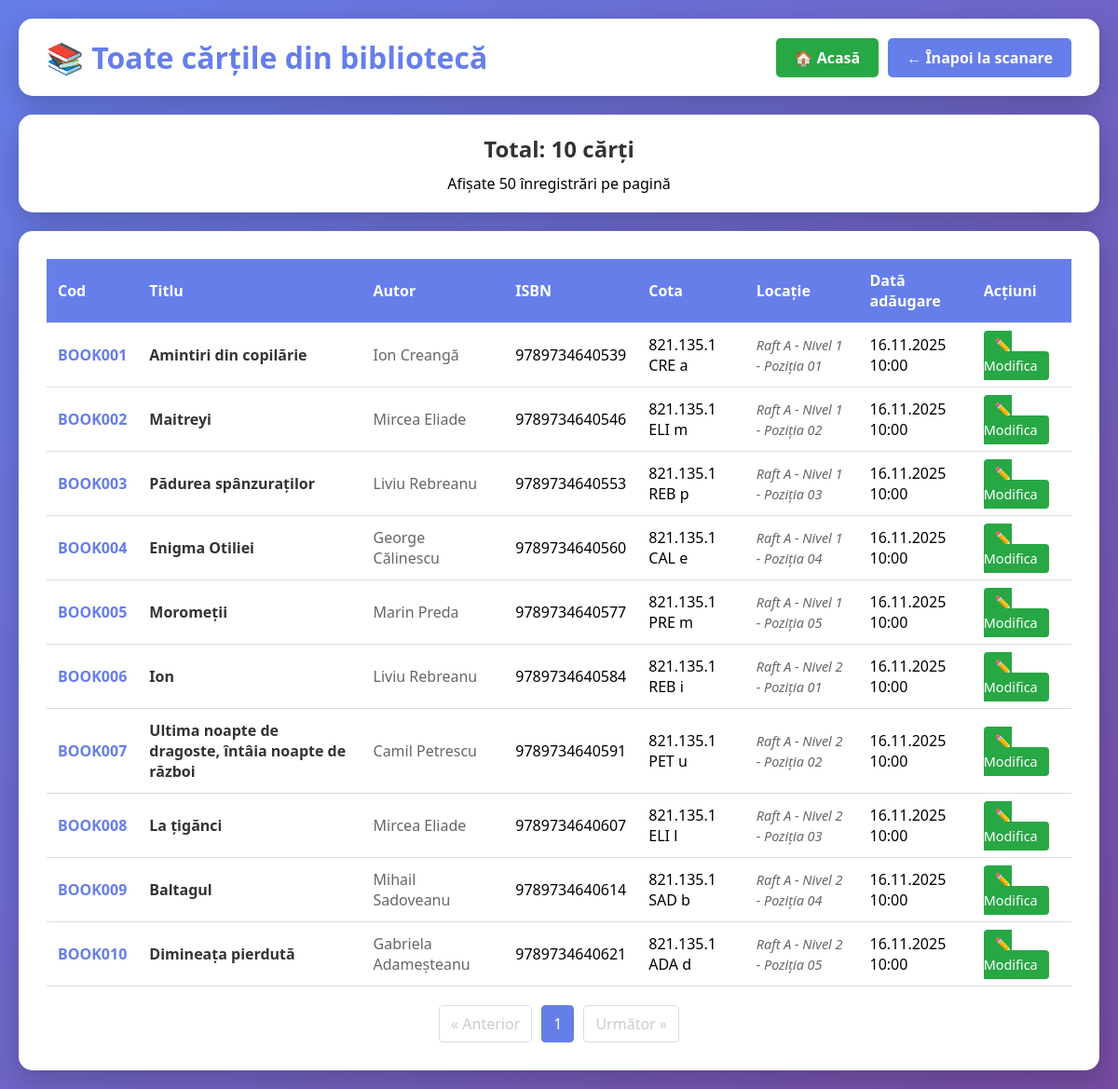
/carti.php, run on the app's committed database.
### tables this page shows
CREATE TABLE IF NOT EXISTS carti (
    id INT AUTO_INCREMENT PRIMARY KEY,
    cod_bare VARCHAR(50) UNIQUE NOT NULL,
    titlu VARCHAR(255) NOT NULL,
    autor VARCHAR(255),
    isbn VARCHAR(20),
    cota VARCHAR(50),
    raft VARCHAR(10),
    nivel VARCHAR(10),
    pozitie VARCHAR(10),
    locatie_completa VARCHAR(100) GENERATED ALWAYS AS (CONCAT('Raft ', raft, ' - Nivel ', nivel, ' - Poziția ', pozitie)) STORED,
    sectiune VARCHAR(50),
    observatii_locatie TEXT,
    data_adaugare TIMESTAMP DEFAULT CURRENT_TIMESTAMP,
    INDEX idx_cod_bare (cod_bare),
    INDEX idx_locatie (raft, nivel, pozitie),
    INDEX idx_cota (cota)
);

### carti.php (the view, shortened to what this page needs)
<?php
require_once 'config.php';
$records_per_page = 50;
$page = isset($_GET['page']) ? (int)$_GET['page'] : 1;
$page = max(1, $page);
$offset = ($page - 1) * $records_per_page;
$total_records = $pdo->query("SELECT COUNT(*) FROM carti")->fetchColumn();
$total_pages = ceil($total_records / $records_per_page);
$stmt = $pdo->prepare("
    SELECT
        id,
        cod_bare,
        titlu,
        autor,
        isbn,
        cota,
        raft,
        nivel,
        pozitie,
        locatie_completa,
        sectiune,
        data_adaugare
    FROM carti
    ORDER BY data_adaugare DESC
    LIMIT ? OFFSET ?
");
$stmt->bindValue(1, $records_per_page, PDO::PARAM_INT);
$stmt->bindValue(2, $offset, PDO::PARAM_INT);
$stmt->execute();
$carti = $stmt->fetchAll();
$prev_page = $page > 1 ? $page - 1 : null;
$next_page = $page < $total_pages ? $page + 1 : null;
function generatePaginationLink($page_num, $current_page) {
    $active_class = ($page_num == $current_page) ? 'active' : '';
    return "<a href=\"?page=$page_num\" class=\"$active_class\">$page_num</a>";
}
?>
<!DOCTYPE html>
<html lang="ro">
<head>
</head>
<body>
    <div class="container">
        <div class="header">
            <h1>📚 Toate cărțile din bibliotecă</h1>
            <div class="header-buttons">
                <a href="index.php" class="home-btn">🏠 Acasă</a>
                <a href="index.php" class="back-btn">← Înapoi la scanare</a>
            </div>
        </div>
        <div class="stats">
            <h2>Total: <?php echo number_format($total_records); ?> cărți</h2>
            <p>Afișate <?php echo $records_per_page; ?> înregistrări pe pagină</p>
        </div>
        <div class="content">
            <?php if (count($carti) > 0): ?>
                <table>
                    <thead>
                        <tr>
                            <th>Cod</th>
                            <th>Titlu</th>
                            <th>Autor</th>
                            <th>ISBN</th>
                            <th>Cota</th>
                            <th>Locație</th>
                            <th>Dată adăugare</th>
                            <th>Acțiuni</th>
                        </tr>
                    </thead>
                    <tbody>
                        <?php foreach ($carti as $carte): ?>
                            <tr>
                                <td><span class="book-code"><?php echo htmlspecialchars($carte['cod_bare']); ?></span></td>
                                <td><span class="book-title"><?php echo htmlspecialchars($carte['titlu']); ?></span></td>
                                <td><span class="book-author"><?php echo htmlspecialchars($carte['autor'] ?: '-'); ?></span></td>
                                <td><?php echo htmlspecialchars($carte['isbn'] ?: '-'); ?></td>
                                <td><?php echo htmlspecialchars($carte['cota'] ?: '-'); ?></td>
                                <td>
                                    <?php if ($carte['locatie_completa']): ?>
                                        <span class="location-info"><?php echo htmlspecialchars($carte['locatie_completa']); ?></span>
                                    <?php else: ?>
                                        -
                                    <?php endif; ?>
                                </td>
                                <td><?php echo date('d.m.Y H:i', strtotime($carte['data_adaugare'])); ?></td>
                                <td><a href="editare_carte.php?id=<?php echo $carte['id']; ?>" class="action-btn">✏️ Modifica</a></td>
                            </tr>
                        <?php endforeach; ?>
                    </tbody>
                </table>
                <div class="pagination">
                    <?php if ($prev_page): ?>
                        <a href="?page=<?php echo $prev_page; ?>">&laquo; Anterior</a>
                    <?php else: ?>
                        <span class="disabled">&laquo; Anterior</span>
                    <?php endif; ?>
                    <?php
                    $start_page = max(1, $page - 2);
                    $end_page = min($total_pages, $page + 2);
                    for ($i = $start_page; $i <= $end_page; $i++) {
                        echo generatePaginationLink($i, $page);
                    }
                    ?>
                    <?php if ($next_page): ?>
                        <a href="?page=<?php echo $next_page; ?>">Următor &raquo;</a>
                    <?php else: ?>
                        <span class="disabled">Următor &raquo;</span>
                    <?php endif; ?>
                </div>
            <?php else: ?>
                <div class="no-data">📭 Nu există cărți în bibliotecă</div>
            <?php endif; ?>
        </div>
    </div>
</body>
</html>

### carti.php (style rules this page uses)
* { margin: 0; padding: 0; box-sizing: border-box; }
body { font-family: 'Segoe UI', Tahoma, Geneva, Verdana, sans-serif; background: linear-gradient(135deg, #667eea 0%, #764ba2 100%); min-height: 100vh; padding: 20px; }
.container { max-width: 1400px; margin: 0 auto; }
.header { background: white; border-radius: 15px; padding: 20px 30px; margin-bottom: 20px; box-shadow: 0 10px 30px rgba(0,0,0,0.2); display: flex; justify-content: space-between; align-items: center; }
.header h1 { color: #667eea; font-size: 2em; }
.header-buttons { display: flex; gap: 10px; }
.home-btn, .back-btn { padding: 10px 20px; color: white; text-decoration: none; border-radius: 5px; transition: background 0.3s; font-weight: 600; }
.home-btn { background: #28a745; }
.back-btn { background: #667eea; }
.stats { background: white; border-radius: 15px; padding: 20px; margin-bottom: 20px; box-shadow: 0 10px 30px rgba(0,0,0,0.2); text-align: center; }
.stats h2 { color: #333; margin-bottom: 10px; }
.content { background: white; border-radius: 15px; padding: 30px; box-shadow: 0 10px 30px rgba(0,0,0,0.2); }
table { width: 100%; border-collapse: collapse; margin-bottom: 20px; }
th, td { padding: 12px; text-align: left; border-bottom: 1px solid #ddd; }
th { background: #667eea; color: white; font-weight: 600; }
.action-btn { padding: 6px 12px; background: #28a745; color: white; text-decoration: none; border-radius: 4px; font-size: 0.9em; transition: background 0.3s; }
.location-info { font-size: 0.9em; color: #666; font-style: italic; }
.pagination { display: flex; justify-content: center; align-items: center; gap: 10px; margin-top: 20px; }
.pagination a, .pagination span { padding: 8px 12px; border: 1px solid #ddd; border-radius: 4px; text-decoration: none; color: #667eea; transition: all 0.3s; }
.pagination .active { background: #667eea; color: white; border-color: #667eea; }
.pagination .disabled { color: #ccc; cursor: not-allowed; }
.book-code { font-weight: bold; color: #667eea; }
.book-title { font-weight: 600; color: #333; }
.book-author { color: #666; }

### data on the page
carti: cod_bare "BOOK001", titlu "Amintiri din copilărie", autor "Ion Creangă", isbn "9789734640539", cota "821.135.1 CRE a", locatie_completa "Raft A - Nivel 1 - Poziția 01", data_adaugare "16.11.2025 10:00"
carti: cod_bare "BOOK002", titlu "Maitreyi", autor "Mircea Eliade", isbn "9789734640546", cota "821.135.1 ELI m", locatie_completa "Raft A - Nivel 1 - Poziția 02", data_adaugare "16.11.2025 10:00"
carti: cod_bare "BOOK003", titlu "Pădurea spânzuraților", autor "Liviu Rebreanu", isbn "9789734640553", cota "821.135.1 REB p", locatie_completa "Raft A - Nivel 1 - Poziția 03", data_adaugare "16.11.2025 10:00"
carti: cod_bare "BOOK004", titlu "Enigma Otiliei", autor "George Călinescu", isbn "9789734640560", cota "821.135.1 CAL e", locatie_completa "Raft A - Nivel 1 - Poziția 04", data_adaugare "16.11.2025 10:00"
carti: cod_bare "BOOK005", titlu "Moromeții", autor "Marin Preda", isbn "9789734640577", cota "821.135.1 PRE m", locatie_completa "Raft A - Nivel 1 - Poziția 05", data_adaugare "16.11.2025 10:00"
carti: cod_bare "BOOK006", titlu "Ion", autor "Liviu Rebreanu", isbn "9789734640584", cota "821.135.1 REB i", locatie_completa "Raft A - Nivel 2 - Poziția 01", data_adaugare "16.11.2025 10:00"
carti: cod_bare "BOOK007", titlu "Ultima noapte de dragoste, întâia noapte de război", autor "Camil Petrescu", isbn "9789734640591", cota "821.135.1 PET u", locatie_completa "Raft A - Nivel 2 - Poziția 02", data_adaugare "16.11.2025 10:00"
carti: cod_bare "BOOK008", titlu "La țigănci", autor "Mircea Eliade", isbn "9789734640607", cota "821.135.1 ELI l", locatie_completa "Raft A - Nivel 2 - Poziția 03", data_adaugare "16.11.2025 10:00"
carti: cod_bare "BOOK009", titlu "Baltagul", autor "Mihail Sadoveanu", isbn "9789734640614", cota "821.135.1 SAD b", locatie_completa "Raft A - Nivel 2 - Poziția 04", data_adaugare "16.11.2025 10:00"
carti: cod_bare "BOOK010", titlu "Dimineața pierdută", autor "Gabriela Adameșteanu", isbn "9789734640621", cota "821.135.1 ADA d", locatie_completa "Raft A - Nivel 2 - Poziția 05", data_adaugare "16.11.2025 10:00"

### other printed values
$total_records "10"
$records_per_page "50"
